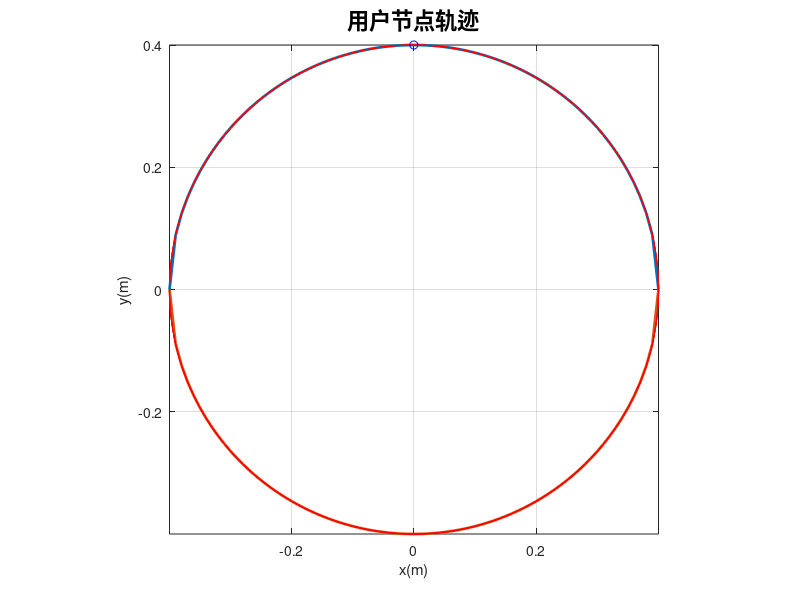
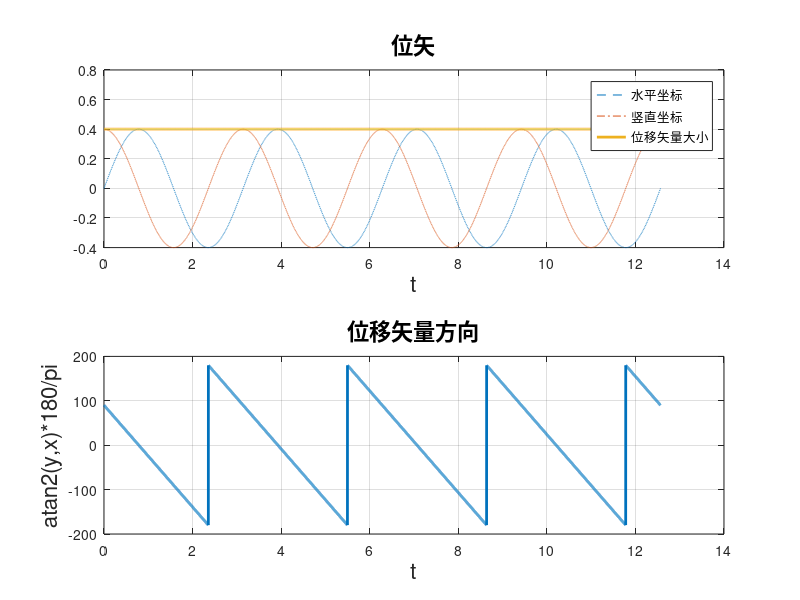
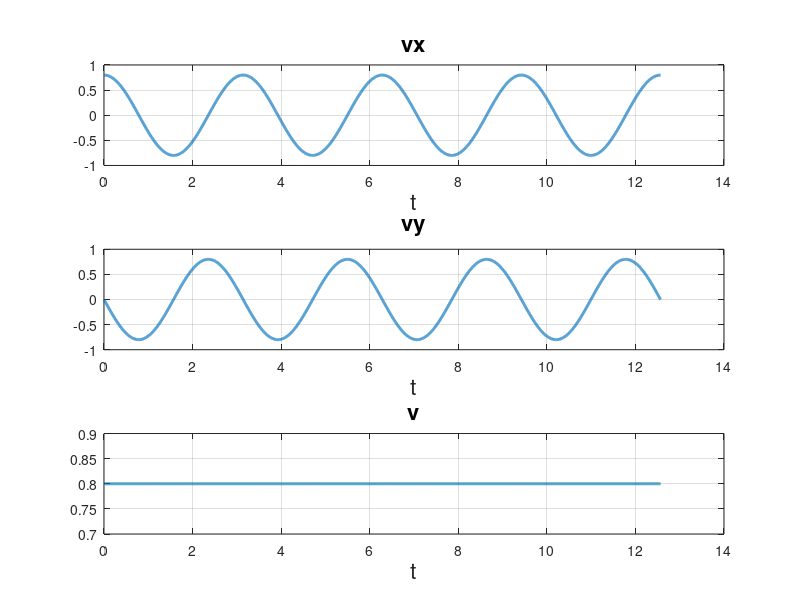
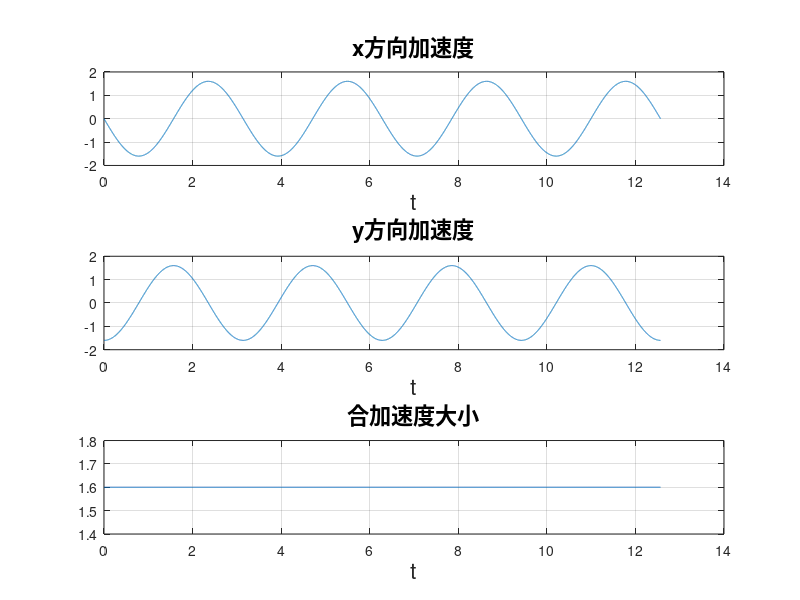

The MATLAB source for these figures, in order:
%用户节点的匀速圆周运动
clear;
clc;
r=0.4;  %半径
x=-r:0.01:r;  %x坐标
y=sqrt(r^2-x.^2);  %y坐标
figure
plot(x,[y;-y],'LineWidth',2);
grid on
axis equal;
title('用户节点轨迹','FontSize',16);  %标题
xlabel('x(m)');  %横坐标标签
ylabel('y(m)');  %纵坐标标签

tm=4*pi;  %节点的运动时间
t=0:0.001:tm;  %时间向量
w=2;  %系数，角速度
x=r*sin(w*t);  %x坐标
y=r*cos(w*t);  %y坐标
hold on  %保持图像
comet(x,y);  %画彗星式轨道



%%%%%%%%%%%%%%%%%%%%%%%画位矢
figure
subplot(2,1,1);
plot(t,x,'--',t,y,'-.',t,sqrt(x.^2+y.^2),'LineWidth',2);  %画曲线
grid on
title('位矢','FontSize',16);
xlabel('t','FontSize',16);
legend('水平坐标','竖直坐标','位移矢量大小','northwest');
%%%%%
alpha=atan2(y,x)*180/pi;
subplot(2,1,2);
plot(t,alpha,'LineWidth',2);
grid on;
title('位移矢量方向','FontSize',16);
xlabel('t','FontSize',16);  %横坐标标签
ylabel('atan2(y,x)*180/pi','FontSize',16);  %纵坐标标签


%%%%%%%%%%%%%%%%%%%%%%%画速度曲线
vx=w*r*cos(w*t);  %x方向速度
vy=-w*r*sin(w*t);  %y方向速度
v=sqrt(vx.^2+vy.^2);  %合速度
figure
subplot(3,1,1);
plot(t,vx,'LineWidth',2);  %画x速度曲线
xlabel('t','FontSize',16);  %横坐标标签
grid on
title('vx','FontSize',16);
subplot(3,1,2);
plot(t,vy,'LineWidth',2);  %画y速度曲线
xlabel('t','FontSize',16);  %横坐标标签
grid on
title('vy','FontSize',16);
subplot(3,1,3);
plot(t,v,'LineWidth',2);  %画x速度曲线
xlabel('t','FontSize',16);  %横坐标标签
grid on
title('v','FontSize',16);



%%%%%%%%%%%%%%%%%%%%%%%画加速度曲线
ax=-w^2*r*sin(w*t);  %x方向加速度
ay=-w^2*r*cos(w*t);  %y方向加速度
a=sqrt(ax.^2+ay.^2);  %合加速度大小
figure
subplot(3,1,1);
plot(t,ax);  %画x方向加速度曲线
xlabel('t','FontSize',16);  %横坐标标签
grid on
title('x方向加速度','FontSize',16);
subplot(3,1,2);
plot(t,ay);  %画y方向加速度曲线
xlabel('t','FontSize',16);  %横坐标标签
grid on
title('y方向加速度','FontSize',16);
subplot(3,1,3);
plot(t,a);  %画合加速度大小曲线
xlabel('t','FontSize',16);  %横坐标标签
grid on
title('合加速度大小','FontSize',16);

